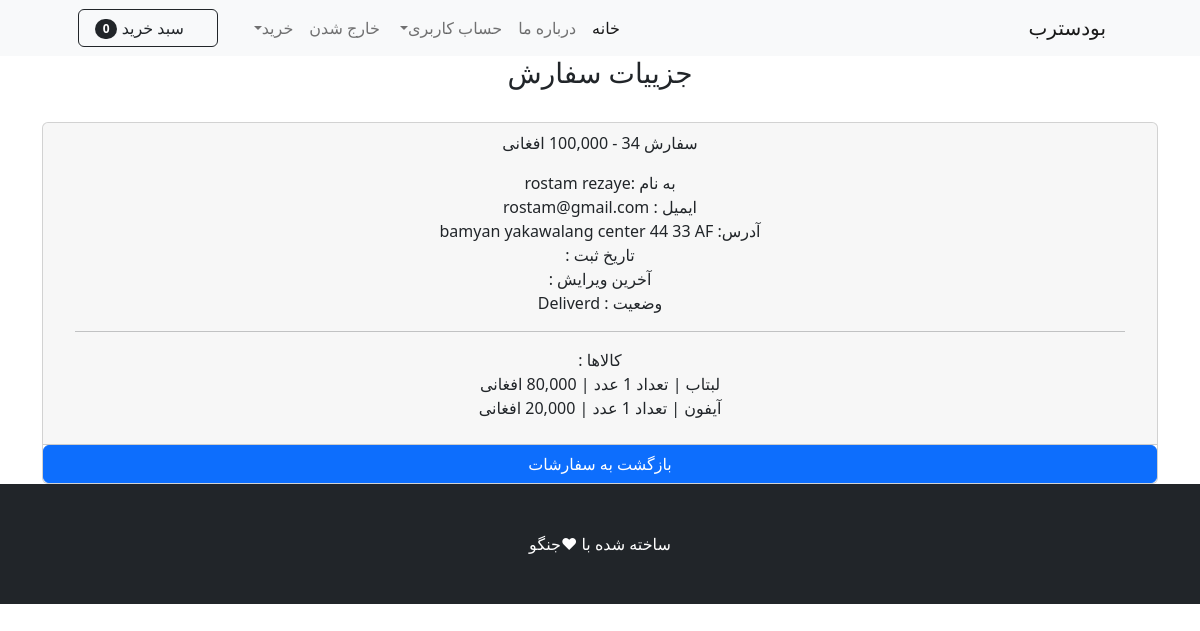
The page /arif/order_detail/34 (signed in) on the database its author committed.
### payments/models.py (models this page shows, shortened)
class Order(models.Model):
    STATUS_ORDER = [
        ('Pending','در انتظار پرداخت'),
        ('proccessing','در حال پردازش'),
        ('shipped','ارسال شده به بست'),
        ('Deliverd','تحویل داده شده')
    ]
    user = models.ForeignKey(User,on_delete=models.CASCADE ,null=True)
    full_name = models.CharField(max_length=250)
    email = models.EmailField(max_length=300)
    shipping_address = models.TextField(max_length=150000)
    amount_paid = models.DecimalField(decimal_places=0,max_digits=12)
    date_ordere = jmodels.jDateTimeField(auto_now_add=True)
    status = models.CharField(max_length=50 ,choices=STATUS_ORDER ,default='Pending')
    last_update = jmodels.jDateTimeField(auto_now=True)

class OrderItem(models.Model):
    order = models.ForeignKey(Order, on_delete=models.CASCADE)
    product = models.ForeignKey(Product, on_delete=models.CASCADE)
    user = models.ForeignKey(User,on_delete=models.CASCADE ,null=True)
    quantity = models.PositiveIntegerField(default=1)
    price = models.DecimalField(decimal_places=0,max_digits=12)

### shops/models.py (models this page shows)
class Product(models.Model):
    name =models.CharField(max_length=50)
    description = models.CharField(max_length=255)
    price = models.DecimalField(default=0, decimal_places=2,max_digits=12)
    category = models.ForeignKey(Category,on_delete=models.CASCADE)
    picture = models.ImageField(upload_to='upload/product')
    star = models.IntegerField(default=0,validators=[MaxValueValidator(5),MinValueValidator(0)])
    is_sale = models.BooleanField(default=False)
    sale_price = models.DecimalField(default=0, decimal_places=2,max_digits=12)
    def __str__(self):
        return self.name

### shops/views.py (the view)
# urls.py: path('order_detail/<int:pk>', views.order_detail, name='order_detail'),
def order_detail(request,pk):
    if request.user.is_authenticated:
        order = Order.objects.get(id=pk)
        items = OrderItem.objects.filter(order=pk)
        context ={
            'order':order,
            'items':items
        }
        return render(request,'order_detail.html',context)
    else:
        messages.success(request,'دست رسی به این صفحه تا زمانیکی ثتب نکنید  امکان ندارد')
        return redirect('home')

### cart/cart.py (called while the page is built)
    def __len__(self):
            return len (self.cart)

### cart/context_processors.py (called while the page is built)
def cart(request):
    return {'cart':Cart(request)}

### shops/templates/order_detail.html
{% extends "base.html" %}
{% load humanize %}
{% block content %}
<div class="container">
    <div class="row">
        <center>
            <h3>جزییات سفارش</h3>
         <br>
            <div class="card">
                <div class="card-header">
                    سفارش {{ order.id }} - {{ order.amount_paid |intcomma }} افغانی
                    <div class="card-body">
                        به نام :{{ order.full_name }} <br>
                        ایمیل : {{ order.email }} <br>
                        آدرس:   {{order.shipping_address}} <br>
                        تاریخ ثبت : {{order.date_ordere|date:"Y-m-d H:i:s"}} <br>
                        آخرین ویرایش :{{order.date_ordere|date:"Y-m-d H:i:s"}} <br>
                        وضعیت : {{order.status}}
                        <hr>
                        کالاها : <br>
                        {% for item in items %}
                        {{ item.product }} | تعداد {{item.quantity }} عدد | {{item.price|intcomma }} افغانی <br>
                        {% endfor %}
                    </div>
                </div>
                <a href="{% url 'user_order' %}" class="btn btn-primary">بازگشت به سفارشات</a>
            </div>
        </center>
    </div>
</div>
{% endblock  %}%

### rows shown on the page
Order: full_name "rostam rezaye", email "rostam@gmail.com", shipping_address "bamyan yakawalang center 44 33 AF", status "Deliverd"
OrderItem: product "لبتاب"
OrderItem: product "آیفون"

### other values the page prints
{{ cart|length }} "0"
